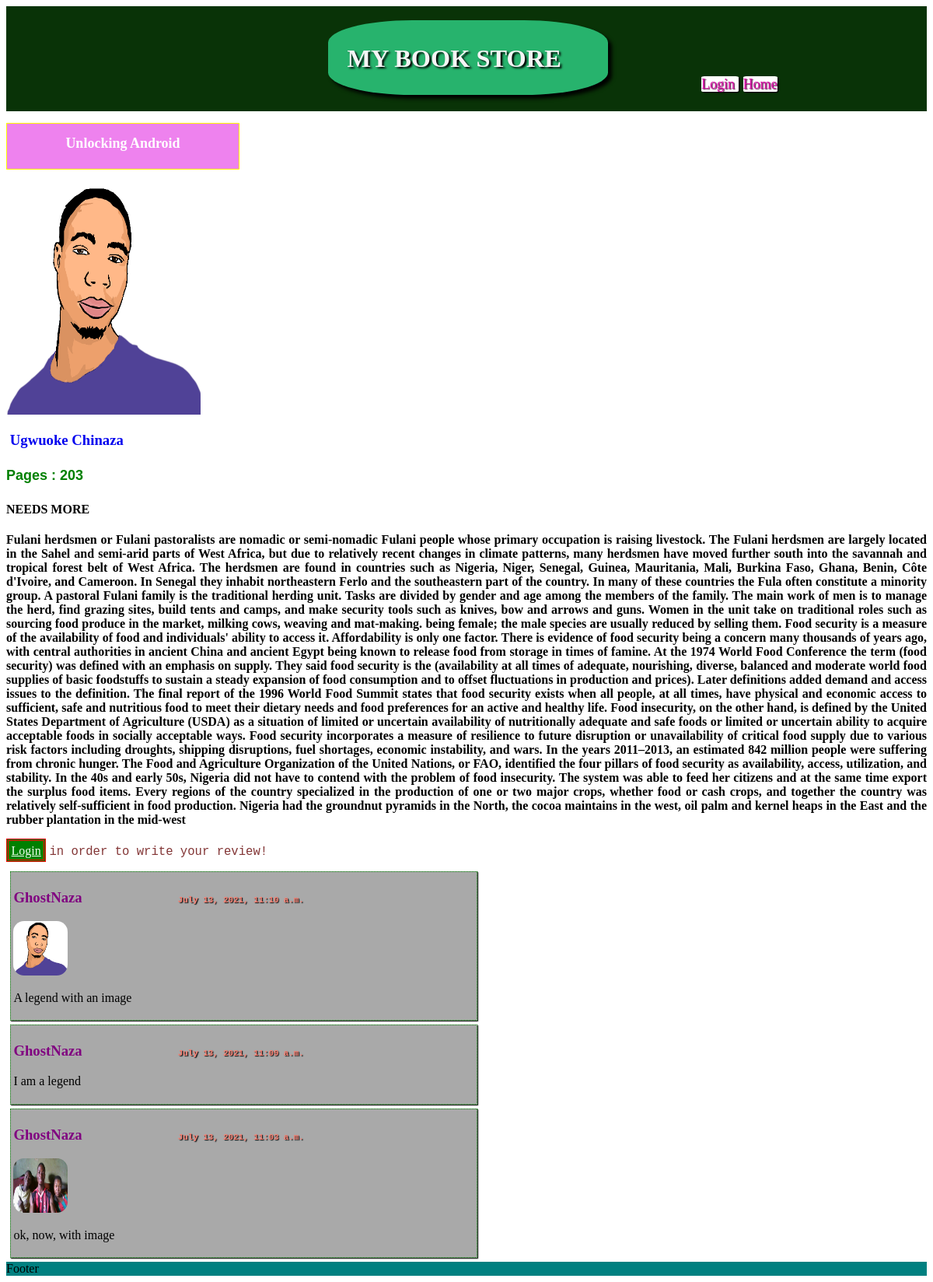
Screenshot of /MyApp/1/ with the database file from the repository.
### MyApp/models.py (models this page shows, shortened)
class Book (models.Model):
    title = models.CharField(max_length = 256)
    pageCount = models.IntegerField(default = 0)
    shortDescription = models.CharField(max_length = 256, null = True)
    longDescription = models.TextField(null = True)
    status = models.CharField(max_length = 200, null = True)
    author = models.ManyToManyField(Author)
    image = models.ImageField(upload_to = "bookImages", null = True)

class Author(models.Model):
    name = models.CharField(max_length = 256)
    created_at = models.DateTimeField(auto_now = True)
    def __str__(self):
        return self.name

class Review(models.Model):
    body = models.TextField()
    user = models.ForeignKey(User, on_delete = models.CASCADE, null = True)
    created_at = models.DateTimeField(auto_now = True)
    book = models.ForeignKey(Book, on_delete = models.CASCADE, null = True)
    image = models.ImageField(upload_to = "bookImages/review", null = True)

### MyApp/views.py (the view)
# urls.py: path('<int:pk>/', views.BookDetailView.as_view(), name = "book.show"),
class BookDetailView(generic.DetailView):
    model = Book
    def get_context_data(self, **kwargs):
        context = super().get_context_data(**kwargs)
        context["reviews"] = context["book"].review_set.order_by("-created_at")
        context["author"] = context["book"].author.all()
        context["form"] = ReviewForm()
        return context

### MyApp/Templates/MyApp/book_detail.html (shortened to what this page needs)
{% extends 'base.html' %}
{% load static %}
{% block link %}
  <link rel = "stylesheet" href = "{% static 'MyApp/book_detail.css' %}"/>
{% endblock %}
{% block content %}
    <section>
      <h2> {{ book.title }} </h2>
      <div>
        <img src = "{{ book.image.url }}" width = "250px" height = "300px"/>
      </div>
      <div>
        <h3>
          {% for nameA in author %}
            <a id="name-link" href = "{% url 'author.book' author %}"> {{nameA}}  </a>
          {% endfor %}
        </h3>
      </div>
      <h4 id="pages"> Pages : {{book.pageCount}} </h4>
      <h4 class="description"> {{book.shortDescription}} </h4>
      <h4 class="description"> {{book.longDescription}}</h4>
      {% if user.is_authenticated %}
      <form method = "POST" action = "{% url 'book.review' book.id %}" enctype = "multipart/form-data">
        {% csrf_token %}
        {{ form.as_p }}
        <button type = "submit"> Submit </button>
      </form>
      {% else %}
      <p>
        <a id="review-login" href = "{% url 'login' %}?next={{request.path}}">Login</a>
        <span id="auth">in order to write your review! </span>
      </p>
      {% endif %}
      <div>
        {% for review in reviews %}
        <div id="revBox">
          <h3 id="revUser">{{ review.user }}
            <small id="createdAt">{{ review.created_at }}</small>
          </h3>
          {% if review.image %}
          <img src = "{{ review.image.url }}" width = "70px" height = "70px" style="border-radius: 20%;" />
          {% endif %}
          <p id="revBody"> {{ review.body }} </p>
        </div>
        {% endfor%}
      </div>
    </section>
{% endblock %}

### MyApp/static/MyApp/book_detail.css (style rules this page uses)
h2 { border: 0.1vw solid yellow; width: 25vw; height: 5vw; text-align: center; box-sizing: border-box; padding-top: 1.3vw; font-size: 1.5vw; color: white; background-color: violet; font-family: Georgia; }
#name-link { text-decoration: none; margin-left: 0.4vw; }
#pages { color: green; font-family: Arial; font-size: 1.5vw; }
.description { font-family: Cambria; text-align: justify; }
#review-login { color: honeydew; border: 0.3vw double red; background-color: green; padding: 0.3vw; }
#auth { font-family: monospace; color: rgb(131, 54, 54); font-size: 1.3vw; }
#revUser { font-family: Tahoma; color: purple; }
#createdAt { font-family: monospace; color: salmon; text-shadow: 0.1vw 0.1vw 0.1vw black; font-size: 0.9vw; margin-left: 20%; }
#revBody { font-family: Cambria; }
#revBox { border: 0.1vw dotted green; width:50%; padding: 0.3vw; margin: 0.4vw; background-color: darkgrey; box-shadow: 0.1vw 0.1vw 0.1vw black; }

### rows the page displays
Book: title "Unlocking Android", image (picture), pageCount "203", shortDescription "NEEDS MORE", longDescription "Fulani herdsmen or Fulani pastoralists are nomadic or semi-nomadic Fulani people whose primary occupation is raising livestock. The Fulani herdsmen are largely located in the Sahel and semi-arid parts of West Africa, but due to relatively recent changes in climate patterns, many herdsmen have moved further south into the savannah and tropical forest belt of West Africa. The herdsmen are found in countries such as Nigeria, Niger, Senegal, Guinea, Mauritania, Mali, Burkina Faso, Ghana, Benin, Côte d'Ivoire, and Cameroon. In Senegal they inhabit northeastern Ferlo and the southeastern part of the country. In many of these countries the Fula often constitute a minority group. A pastoral Fulani…"
Author: name "Ugwuoke Chinaza"
Review: user "GhostNaza", created_at "July 13, 2021, 11:10 a.m.", image (picture), body "A legend with an image"
Review: user "GhostNaza", created_at "July 13, 2021, 11:09 a.m.", body "I am a legend"
Review: user "GhostNaza", created_at "July 13, 2021, 11:03 a.m.", image (picture), body "ok, now, with image"
